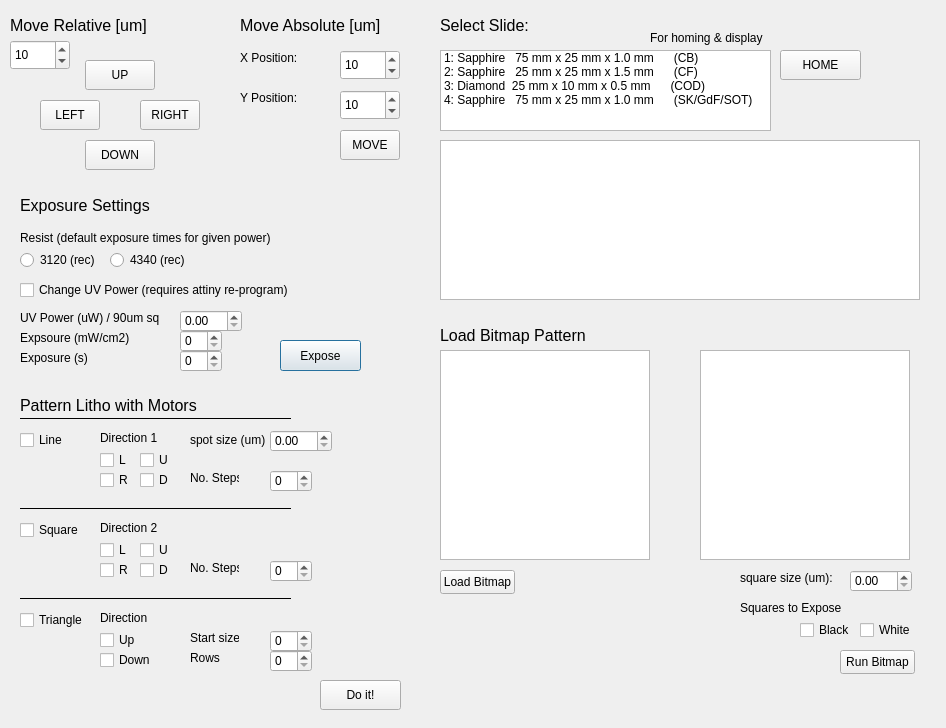
<?xml version="1.0" encoding="UTF-8"?>
<ui version="4.0">
 <class>Dialog_MotorController</class>
 <widget class="QDialog" name="Dialog_MotorController">
  <property name="geometry">
   <rect>
    <x>0</x>
    <y>0</y>
    <width>946</width>
    <height>728</height>
   </rect>
  </property>
  <property name="windowTitle">
   <string>Dialog</string>
  </property>
  <widget class="QPushButton" name="EXPOSE">
   <property name="geometry">
    <rect>
     <x>280</x>
     <y>340</y>
     <width>81</width>
     <height>31</height>
    </rect>
   </property>
   <property name="text">
    <string>Expose</string>
   </property>
  </widget>
  <widget class="QSpinBox" name="MOVE_MOTORS_ARROW_SETTING">
   <property name="geometry">
    <rect>
     <x>10</x>
     <y>40</y>
     <width>60</width>
     <height>30</height>
    </rect>
   </property>
   <property name="maximum">
    <number>1000</number>
   </property>
   <property name="value">
    <number>10</number>
   </property>
  </widget>
  <widget class="QPushButton" name="DOWN">
   <property name="geometry">
    <rect>
     <x>85</x>
     <y>140</y>
     <width>70</width>
     <height>30</height>
    </rect>
   </property>
   <property name="text">
    <string>DOWN</string>
   </property>
   <property name="shortcut">
    <string>Down</string>
   </property>
  </widget>
  <widget class="QPushButton" name="LEFT">
   <property name="geometry">
    <rect>
     <x>40</x>
     <y>100</y>
     <width>60</width>
     <height>30</height>
    </rect>
   </property>
   <property name="text">
    <string>LEFT</string>
   </property>
   <property name="shortcut">
    <string>Left</string>
   </property>
  </widget>
  <widget class="QPushButton" name="UP">
   <property name="geometry">
    <rect>
     <x>85</x>
     <y>60</y>
     <width>70</width>
     <height>30</height>
    </rect>
   </property>
   <property name="text">
    <string>UP</string>
   </property>
   <property name="shortcut">
    <string>Up</string>
   </property>
  </widget>
  <widget class="QPushButton" name="DO_IT">
   <property name="geometry">
    <rect>
     <x>320</x>
     <y>680</y>
     <width>81</width>
     <height>30</height>
    </rect>
   </property>
   <property name="text">
    <string>Do it!</string>
   </property>
  </widget>
  <widget class="QPushButton" name="RIGHT">
   <property name="geometry">
    <rect>
     <x>140</x>
     <y>100</y>
     <width>60</width>
     <height>30</height>
    </rect>
   </property>
   <property name="text">
    <string>RIGHT</string>
   </property>
   <property name="shortcut">
    <string>Right</string>
   </property>
  </widget>
  <widget class="QPushButton" name="HOME">
   <property name="geometry">
    <rect>
     <x>780</x>
     <y>50</y>
     <width>81</width>
     <height>30</height>
    </rect>
   </property>
   <property name="text">
    <string>HOME</string>
   </property>
  </widget>
  <widget class="QCheckBox" name="LINE_PATTERN_CHECK">
   <property name="geometry">
    <rect>
     <x>20</x>
     <y>430</y>
     <width>61</width>
     <height>20</height>
    </rect>
   </property>
   <property name="text">
    <string>Line</string>
   </property>
  </widget>
  <widget class="QCheckBox" name="SQUARE_PATTERN_CHECK">
   <property name="geometry">
    <rect>
     <x>20</x>
     <y>520</y>
     <width>61</width>
     <height>20</height>
    </rect>
   </property>
   <property name="text">
    <string>Square</string>
   </property>
  </widget>
  <widget class="QSpinBox" name="LITHO_TIMER_SECONDS">
   <property name="geometry">
    <rect>
     <x>180</x>
     <y>350</y>
     <width>42</width>
     <height>22</height>
    </rect>
   </property>
   <property name="maximum">
    <number>100000</number>
   </property>
  </widget>
  <widget class="QLabel" name="_LABEL_MOVE_STEPS">
   <property name="geometry">
    <rect>
     <x>10</x>
     <y>10</y>
     <width>151</width>
     <height>31</height>
    </rect>
   </property>
   <property name="font">
    <font>
     <pointsize>12</pointsize>
    </font>
   </property>
   <property name="text">
    <string>Move Relative [um]</string>
   </property>
  </widget>
  <widget class="QLabel" name="_LABEL_EXPOSURE_DOSE">
   <property name="geometry">
    <rect>
     <x>20</x>
     <y>330</y>
     <width>111</width>
     <height>16</height>
    </rect>
   </property>
   <property name="text">
    <string>Expsoure (mW/cm2)</string>
   </property>
  </widget>
  <widget class="QLabel" name="_LABEL_DIR1_STEP_SIZE">
   <property name="geometry">
    <rect>
     <x>190</x>
     <y>430</y>
     <width>81</width>
     <height>20</height>
    </rect>
   </property>
   <property name="text">
    <string>spot size (um)</string>
   </property>
  </widget>
  <widget class="QLabel" name="_LABEL_DIR1_NO_STEPS">
   <property name="geometry">
    <rect>
     <x>190</x>
     <y>470</y>
     <width>49</width>
     <height>16</height>
    </rect>
   </property>
   <property name="text">
    <string>No. Steps:</string>
   </property>
  </widget>
  <widget class="QSpinBox" name="DIR1_NO_STEPS">
   <property name="geometry">
    <rect>
     <x>270</x>
     <y>470</y>
     <width>42</width>
     <height>22</height>
    </rect>
   </property>
  </widget>
  <widget class="QLabel" name="_LABEL_DIR1">
   <property name="geometry">
    <rect>
     <x>100</x>
     <y>430</y>
     <width>71</width>
     <height>16</height>
    </rect>
   </property>
   <property name="text">
    <string>Direction 1</string>
   </property>
  </widget>
  <widget class="QCheckBox" name="DIR1_LEFT">
   <property name="geometry">
    <rect>
     <x>100</x>
     <y>450</y>
     <width>31</width>
     <height>20</height>
    </rect>
   </property>
   <property name="text">
    <string>L</string>
   </property>
  </widget>
  <widget class="QCheckBox" name="DIR1_UP">
   <property name="geometry">
    <rect>
     <x>140</x>
     <y>450</y>
     <width>31</width>
     <height>20</height>
    </rect>
   </property>
   <property name="text">
    <string>U</string>
   </property>
  </widget>
  <widget class="QCheckBox" name="DIR1_RIGHT">
   <property name="geometry">
    <rect>
     <x>100</x>
     <y>470</y>
     <width>31</width>
     <height>20</height>
    </rect>
   </property>
   <property name="text">
    <string>R</string>
   </property>
  </widget>
  <widget class="QCheckBox" name="DIR1_DOWN">
   <property name="geometry">
    <rect>
     <x>140</x>
     <y>470</y>
     <width>31</width>
     <height>20</height>
    </rect>
   </property>
   <property name="text">
    <string>D</string>
   </property>
  </widget>
  <widget class="Line" name="line">
   <property name="geometry">
    <rect>
     <x>20</x>
     <y>500</y>
     <width>271</width>
     <height>16</height>
    </rect>
   </property>
   <property name="frameShadow">
    <enum>QFrame::Plain</enum>
   </property>
   <property name="orientation">
    <enum>Qt::Horizontal</enum>
   </property>
  </widget>
  <widget class="QSpinBox" name="DIR2_NO_STEPS">
   <property name="geometry">
    <rect>
     <x>270</x>
     <y>560</y>
     <width>42</width>
     <height>22</height>
    </rect>
   </property>
  </widget>
  <widget class="QLabel" name="_LABEL_DIR2">
   <property name="geometry">
    <rect>
     <x>100</x>
     <y>520</y>
     <width>71</width>
     <height>16</height>
    </rect>
   </property>
   <property name="text">
    <string>Direction 2</string>
   </property>
  </widget>
  <widget class="QCheckBox" name="DIR2_LEFT">
   <property name="geometry">
    <rect>
     <x>100</x>
     <y>540</y>
     <width>31</width>
     <height>20</height>
    </rect>
   </property>
   <property name="text">
    <string>L</string>
   </property>
  </widget>
  <widget class="QCheckBox" name="DIR2_UP">
   <property name="geometry">
    <rect>
     <x>140</x>
     <y>540</y>
     <width>31</width>
     <height>20</height>
    </rect>
   </property>
   <property name="text">
    <string>U</string>
   </property>
  </widget>
  <widget class="QCheckBox" name="DIR2_DOWN">
   <property name="geometry">
    <rect>
     <x>140</x>
     <y>560</y>
     <width>31</width>
     <height>20</height>
    </rect>
   </property>
   <property name="text">
    <string>D</string>
   </property>
  </widget>
  <widget class="QCheckBox" name="DIR2_RIGHT">
   <property name="geometry">
    <rect>
     <x>100</x>
     <y>560</y>
     <width>31</width>
     <height>20</height>
    </rect>
   </property>
   <property name="text">
    <string>R</string>
   </property>
  </widget>
  <widget class="QLabel" name="_LABEL_DIR2_NO_STEPS">
   <property name="geometry">
    <rect>
     <x>190</x>
     <y>560</y>
     <width>49</width>
     <height>16</height>
    </rect>
   </property>
   <property name="text">
    <string>No. Steps:</string>
   </property>
  </widget>
  <widget class="Line" name="line_2">
   <property name="geometry">
    <rect>
     <x>20</x>
     <y>590</y>
     <width>271</width>
     <height>16</height>
    </rect>
   </property>
   <property name="frameShadow">
    <enum>QFrame::Plain</enum>
   </property>
   <property name="orientation">
    <enum>Qt::Horizontal</enum>
   </property>
  </widget>
  <widget class="QCheckBox" name="TRIANGLE_PATTERN_CHECK">
   <property name="geometry">
    <rect>
     <x>20</x>
     <y>610</y>
     <width>76</width>
     <height>20</height>
    </rect>
   </property>
   <property name="text">
    <string>Triangle</string>
   </property>
  </widget>
  <widget class="QSpinBox" name="TRIANGLE_START_SIZE">
   <property name="geometry">
    <rect>
     <x>270</x>
     <y>630</y>
     <width>42</width>
     <height>22</height>
    </rect>
   </property>
   <property name="maximum">
    <number>50</number>
   </property>
  </widget>
  <widget class="QLabel" name="label">
   <property name="geometry">
    <rect>
     <x>190</x>
     <y>630</y>
     <width>49</width>
     <height>16</height>
    </rect>
   </property>
   <property name="text">
    <string>Start size</string>
   </property>
  </widget>
  <widget class="QLabel" name="label_2">
   <property name="geometry">
    <rect>
     <x>190</x>
     <y>650</y>
     <width>41</width>
     <height>16</height>
    </rect>
   </property>
   <property name="text">
    <string>Rows</string>
   </property>
  </widget>
  <widget class="QSpinBox" name="TRIANGLE_ROWS">
   <property name="geometry">
    <rect>
     <x>270</x>
     <y>650</y>
     <width>42</width>
     <height>22</height>
    </rect>
   </property>
   <property name="maximum">
    <number>50</number>
   </property>
  </widget>
  <widget class="QLabel" name="label_3">
   <property name="geometry">
    <rect>
     <x>100</x>
     <y>610</y>
     <width>71</width>
     <height>16</height>
    </rect>
   </property>
   <property name="text">
    <string>Direction</string>
   </property>
  </widget>
  <widget class="QCheckBox" name="TRIANGLE_UP">
   <property name="geometry">
    <rect>
     <x>100</x>
     <y>630</y>
     <width>61</width>
     <height>20</height>
    </rect>
   </property>
   <property name="text">
    <string>Up </string>
   </property>
  </widget>
  <widget class="QCheckBox" name="TRIANGLE_DOWN">
   <property name="geometry">
    <rect>
     <x>100</x>
     <y>650</y>
     <width>61</width>
     <height>20</height>
    </rect>
   </property>
   <property name="text">
    <string>Down</string>
   </property>
  </widget>
  <widget class="QRadioButton" name="RADIO_3120">
   <property name="geometry">
    <rect>
     <x>20</x>
     <y>250</y>
     <width>89</width>
     <height>20</height>
    </rect>
   </property>
   <property name="text">
    <string>3120 (rec)</string>
   </property>
  </widget>
  <widget class="QRadioButton" name="RADIO_4340">
   <property name="geometry">
    <rect>
     <x>110</x>
     <y>250</y>
     <width>89</width>
     <height>20</height>
    </rect>
   </property>
   <property name="text">
    <string>4340 (rec)</string>
   </property>
  </widget>
  <widget class="QLabel" name="label_6">
   <property name="geometry">
    <rect>
     <x>20</x>
     <y>230</y>
     <width>261</width>
     <height>16</height>
    </rect>
   </property>
   <property name="text">
    <string>Resist (default exposure times for given power)</string>
   </property>
  </widget>
  <widget class="QLabel" name="_LABEL_EXPOSE_SEC">
   <property name="geometry">
    <rect>
     <x>20</x>
     <y>350</y>
     <width>81</width>
     <height>16</height>
    </rect>
   </property>
   <property name="text">
    <string>Exposure (s)</string>
   </property>
  </widget>
  <widget class="QSpinBox" name="LITHO_DOSE">
   <property name="geometry">
    <rect>
     <x>180</x>
     <y>330</y>
     <width>42</width>
     <height>22</height>
    </rect>
   </property>
   <property name="maximum">
    <number>100000</number>
   </property>
  </widget>
  <widget class="QLabel" name="_LABEL_UV_POWER">
   <property name="geometry">
    <rect>
     <x>20</x>
     <y>310</y>
     <width>161</width>
     <height>16</height>
    </rect>
   </property>
   <property name="text">
    <string>UV Power (uW) / 90um sq</string>
   </property>
  </widget>
  <widget class="QCheckBox" name="LITHO_POWER_CHANGE_CHECKBOX">
   <property name="geometry">
    <rect>
     <x>20</x>
     <y>280</y>
     <width>271</width>
     <height>20</height>
    </rect>
   </property>
   <property name="text">
    <string>Change UV Power (requires attiny re-program)</string>
   </property>
  </widget>
  <widget class="QDoubleSpinBox" name="LITHO_UV_POWER">
   <property name="geometry">
    <rect>
     <x>180</x>
     <y>310</y>
     <width>62</width>
     <height>22</height>
    </rect>
   </property>
   <property name="maximum">
    <double>10000.000000000000000</double>
   </property>
  </widget>
  <widget class="Line" name="line_3">
   <property name="geometry">
    <rect>
     <x>20</x>
     <y>410</y>
     <width>271</width>
     <height>16</height>
    </rect>
   </property>
   <property name="frameShadow">
    <enum>QFrame::Plain</enum>
   </property>
   <property name="orientation">
    <enum>Qt::Horizontal</enum>
   </property>
  </widget>
  <widget class="QLabel" name="_LABEL_MOVE_STEPS_2">
   <property name="geometry">
    <rect>
     <x>240</x>
     <y>10</y>
     <width>161</width>
     <height>31</height>
    </rect>
   </property>
   <property name="font">
    <font>
     <pointsize>12</pointsize>
    </font>
   </property>
   <property name="text">
    <string>Move Absolute [um]</string>
   </property>
  </widget>
  <widget class="QListWidget" name="_SLIDE_LIST">
   <property name="geometry">
    <rect>
     <x>440</x>
     <y>50</y>
     <width>331</width>
     <height>81</height>
    </rect>
   </property>
   <item>
    <property name="text">
     <string>1: Sapphire   75 mm x 25 mm x 1.0 mm      (CB)</string>
    </property>
   </item>
   <item>
    <property name="text">
     <string>2: Sapphire   25 mm x 25 mm x 1.5 mm      (CF)</string>
    </property>
   </item>
   <item>
    <property name="text">
     <string>3: Diamond  25 mm x 10 mm x 0.5 mm      (COD)</string>
    </property>
   </item>
   <item>
    <property name="text">
     <string>4: Sapphire   75 mm x 25 mm x 1.0 mm      (SK/GdF/SOT)</string>
    </property>
   </item>
  </widget>
  <widget class="QGraphicsView" name="SLIDE_DISPLAY">
   <property name="geometry">
    <rect>
     <x>440</x>
     <y>140</y>
     <width>480</width>
     <height>160</height>
    </rect>
   </property>
  </widget>
  <widget class="QSpinBox" name="MOVE_MOTORS_ABS_SETTING_X">
   <property name="geometry">
    <rect>
     <x>340</x>
     <y>50</y>
     <width>60</width>
     <height>30</height>
    </rect>
   </property>
   <property name="maximum">
    <number>1000</number>
   </property>
   <property name="value">
    <number>10</number>
   </property>
  </widget>
  <widget class="QSpinBox" name="MOVE_MOTORS_ABS_SETTING_Y">
   <property name="geometry">
    <rect>
     <x>340</x>
     <y>90</y>
     <width>60</width>
     <height>30</height>
    </rect>
   </property>
   <property name="maximum">
    <number>1000</number>
   </property>
   <property name="value">
    <number>10</number>
   </property>
  </widget>
  <widget class="QLabel" name="_LABEL_DIR1_STEP_SIZE_2">
   <property name="geometry">
    <rect>
     <x>240</x>
     <y>50</y>
     <width>81</width>
     <height>16</height>
    </rect>
   </property>
   <property name="text">
    <string>X Position:</string>
   </property>
  </widget>
  <widget class="QLabel" name="_LABEL_DIR1_STEP_SIZE_3">
   <property name="geometry">
    <rect>
     <x>240</x>
     <y>90</y>
     <width>81</width>
     <height>16</height>
    </rect>
   </property>
   <property name="text">
    <string>Y Position:</string>
   </property>
  </widget>
  <widget class="QPushButton" name="ABS_MOVE">
   <property name="geometry">
    <rect>
     <x>340</x>
     <y>130</y>
     <width>60</width>
     <height>30</height>
    </rect>
   </property>
   <property name="text">
    <string>MOVE</string>
   </property>
  </widget>
  <widget class="QLabel" name="_LABEL_MOVE_STEPS_3">
   <property name="geometry">
    <rect>
     <x>20</x>
     <y>390</y>
     <width>201</width>
     <height>31</height>
    </rect>
   </property>
   <property name="font">
    <font>
     <pointsize>12</pointsize>
    </font>
   </property>
   <property name="text">
    <string>Pattern Litho with Motors</string>
   </property>
  </widget>
  <widget class="QLabel" name="_LABEL_MOVE_STEPS_4">
   <property name="geometry">
    <rect>
     <x>440</x>
     <y>10</y>
     <width>161</width>
     <height>31</height>
    </rect>
   </property>
   <property name="font">
    <font>
     <pointsize>12</pointsize>
    </font>
   </property>
   <property name="text">
    <string>Select Slide:</string>
   </property>
  </widget>
  <widget class="QLabel" name="_LABEL_DIR1_STEP_SIZE_4">
   <property name="geometry">
    <rect>
     <x>650</x>
     <y>30</y>
     <width>141</width>
     <height>16</height>
    </rect>
   </property>
   <property name="text">
    <string>For homing &amp; display</string>
   </property>
  </widget>
  <widget class="QLabel" name="_LABEL_MOVE_STEPS_5">
   <property name="geometry">
    <rect>
     <x>20</x>
     <y>190</y>
     <width>201</width>
     <height>31</height>
    </rect>
   </property>
   <property name="font">
    <font>
     <pointsize>12</pointsize>
    </font>
   </property>
   <property name="text">
    <string>Exposure Settings</string>
   </property>
  </widget>
  <widget class="QLabel" name="_LABEL_MOVE_STEPS_6">
   <property name="geometry">
    <rect>
     <x>440</x>
     <y>320</y>
     <width>161</width>
     <height>31</height>
    </rect>
   </property>
   <property name="font">
    <font>
     <pointsize>12</pointsize>
    </font>
   </property>
   <property name="text">
    <string>Load Bitmap Pattern</string>
   </property>
  </widget>
  <widget class="QListWidget" name="BITMAP_LIST">
   <property name="geometry">
    <rect>
     <x>440</x>
     <y>350</y>
     <width>210</width>
     <height>210</height>
    </rect>
   </property>
  </widget>
  <widget class="QPushButton" name="LOAD_BITMAP">
   <property name="geometry">
    <rect>
     <x>440</x>
     <y>570</y>
     <width>75</width>
     <height>24</height>
    </rect>
   </property>
   <property name="text">
    <string>Load Bitmap</string>
   </property>
  </widget>
  <widget class="QLabel" name="_label_bitmap_size">
   <property name="geometry">
    <rect>
     <x>740</x>
     <y>570</y>
     <width>101</width>
     <height>16</height>
    </rect>
   </property>
   <property name="text">
    <string>square size (um): </string>
   </property>
  </widget>
  <widget class="QDoubleSpinBox" name="BITMAP_SQUARE_SIZE">
   <property name="geometry">
    <rect>
     <x>850</x>
     <y>570</y>
     <width>62</width>
     <height>22</height>
    </rect>
   </property>
  </widget>
  <widget class="QPushButton" name="RUN_BITMAP">
   <property name="geometry">
    <rect>
     <x>840</x>
     <y>650</y>
     <width>75</width>
     <height>24</height>
    </rect>
   </property>
   <property name="text">
    <string>Run Bitmap</string>
   </property>
  </widget>
  <widget class="QGraphicsView" name="BITMAP_DISPLAY">
   <property name="geometry">
    <rect>
     <x>700</x>
     <y>350</y>
     <width>210</width>
     <height>210</height>
    </rect>
   </property>
  </widget>
  <widget class="QDoubleSpinBox" name="PATTERN_SQUARE_SIZE">
   <property name="geometry">
    <rect>
     <x>270</x>
     <y>430</y>
     <width>62</width>
     <height>22</height>
    </rect>
   </property>
   <property name="maximum">
    <double>10000.000000000000000</double>
   </property>
  </widget>
  <widget class="QCheckBox" name="EXPOSURE_COLOR_BLACK">
   <property name="geometry">
    <rect>
     <x>800</x>
     <y>620</y>
     <width>71</width>
     <height>20</height>
    </rect>
   </property>
   <property name="text">
    <string>Black</string>
   </property>
  </widget>
  <widget class="QLabel" name="_label_bitmap_color">
   <property name="geometry">
    <rect>
     <x>740</x>
     <y>600</y>
     <width>101</width>
     <height>16</height>
    </rect>
   </property>
   <property name="text">
    <string>Squares to Expose:</string>
   </property>
  </widget>
  <widget class="QCheckBox" name="EXPOSURE_COLOR_WHITE">
   <property name="geometry">
    <rect>
     <x>860</x>
     <y>620</y>
     <width>71</width>
     <height>20</height>
    </rect>
   </property>
   <property name="text">
    <string>White</string>
   </property>
  </widget>
 </widget>
 <resources/>
 <connections/>
</ui>
